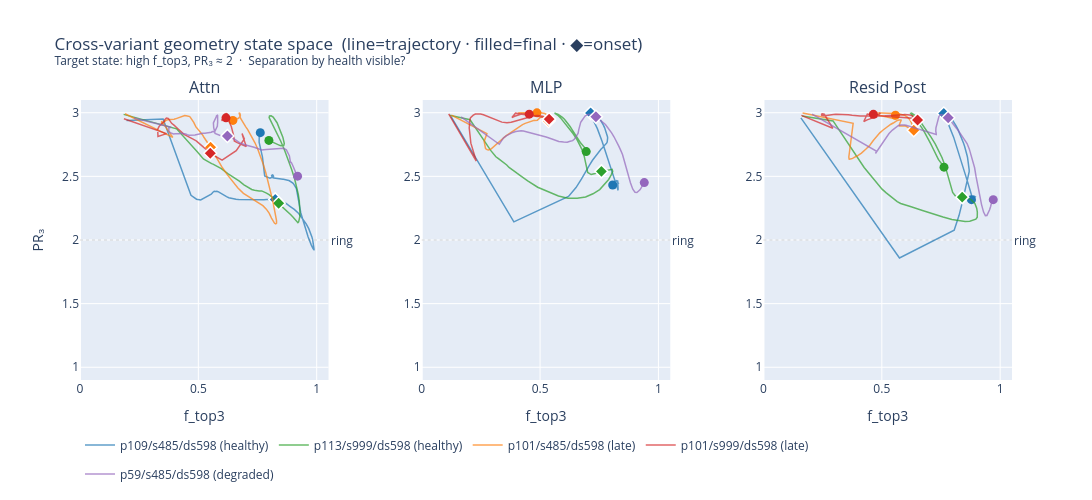

Source (notebook cell):
### Markdown cell above
## Cell 7: Cross-Variant State Space

All 5 variants overlaid in the same (f_top3, PR₃) space, one panel per site.
Each variant is a trajectory colored by that variant's health color.
Onset is marked with a diamond on each trajectory.

**What to look for:**
- Do healthy variants converge on the same target state (high f_top3, PR₃ ≈ 2)?
- Do degraded variants take a different path, or reach a different final state?
- Is the separation between health groups visible by onset, or only at the final epoch?

### Code cell
fig = make_subplots(rows=1, cols=len(SITES),
                    subplot_titles=[SITE_LABELS[site] for site in SITES],
                    horizontal_spacing=0.10)

for col_idx, site in enumerate(SITES, 1):
    for v in VARIANTS:
        s_v      = repr_data[v['label']]
        m_v      = dim_metrics[v['label']]
        epochs_v = s_v['epochs']
        ft       = m_v[site]['f_top3']
        pr3      = m_v[site]['pr3']
        color    = v['color']
        label    = v['label']
        onset    = v['onset']

        # Trajectory line
        fig.add_trace(go.Scatter(
            x=ft.tolist(), y=pr3.tolist(),
            mode='lines',
            name=f"{label} ({v['health']})",
            legendgroup=label,
            showlegend=(col_idx == 1),
            line=dict(color=color, width=1.5),
            opacity=0.7,
            hovertemplate=(
                f"{label}<br>"
                'f_top3=%{x:.3f}  PR₃=%{y:.3f}<extra></extra>'
            ),
        ), row=1, col=col_idx)

        # Final state marker
        fig.add_trace(go.Scatter(
            x=[ft[-1]], y=[pr3[-1]], mode='markers',
            marker=dict(color=color, size=9, symbol='circle'),
            showlegend=False, legendgroup=label,
            hovertemplate=f'{label} final<br>f_top3=%{{x:.3f}}  PR₃=%{{y:.3f}}<extra></extra>',
        ), row=1, col=col_idx)

        # Onset marker
        if onset > 0:
            idx = int(np.argmin(np.abs(epochs_v - onset)))
            fig.add_trace(go.Scatter(
                x=[ft[idx]], y=[pr3[idx]], mode='markers',
                marker=dict(color=color, size=10, symbol='diamond',
                            line=dict(color='white', width=1.5)),
                showlegend=False, legendgroup=label,
                hovertemplate=f'{label} onset (ep {onset})<br>f_top3=%{{x:.3f}}  PR₃=%{{y:.3f}}<extra></extra>',
            ), row=1, col=col_idx)

    # Ring reference line
    fig.add_hline(y=2.0, row=1, col=col_idx,
                  line=dict(color='rgba(0,0,0,0.15)', dash='dot', width=1),
                  annotation_text='ring', annotation_position='right')

    fig.update_xaxes(title_text='f_top3', range=[0, 1.05], row=1, col=col_idx)
    fig.update_yaxes(title_text='PR₃' if col_idx == 1 else '',
                     range=[0.9, 3.1], row=1, col=col_idx)

fig.update_layout(
    title='Cross-variant geometry state space  (line=trajectory · filled=final · ◆=onset)<br>'
          '<sup>Target state: high f_top3, PR₃ ≈ 2  ·  Separation by health visible?</sup>',
    height=500, width=1150,
    legend=dict(orientation='h', y=-0.18),
)
fig.show()

### Figure 1 — Plotly figure (JSON) as saved in the notebook; plotly's stock layout.template omitted (floating-point values rounded to 4 significant figures; data arrays with more than 128 entries replaced by an {"elided": "..."} marker saying what was removed)
{"data": [{"hovertemplate": "p109/s485/ds598<br>f_top3=%{x:.3f}  PR₃=%{y:.3f}<extra></extra>", "legendgroup": "p109/s485/ds598", "line": {"color": "#1f77b4", "width": 1.5}, "mode": "lines", "name": "p109/s485/ds598 (healthy)", "opacity": 0.7, "showlegend": true, "type": "scatter", "x": {"elided": "131 float values"}, "xaxis": "x", "y": {"elided": "131 float values"}, "yaxis": "y"}, {"hovertemplate": "p109/s485/ds598 final<br>f_top3=%{x:.3f}  PR₃=%{y:.3f}<extra></extra>", "legendgroup": "p109/s485/ds598", "marker": {"color": "#1f77b4", "size": 9, "symbol": "circle"}, "mode": "markers", "showlegend": false, "type": "scatter", "x": [0.7616], "xaxis": "x", "y": [2.844], "yaxis": "y"}, {"hovertemplate": "p109/s485/ds598 onset (ep 3584)<br>f_top3=%{x:.3f}  PR₃=%{y:.3f}<extra></extra>", "legendgroup": "p109/s485/ds598", "marker": {"color": "#1f77b4", "line": {"color": "white", "width": 1.5}, "size": 10, "symbol": "diamond"}, "mode": "markers", "showlegend": false, "type": "scatter", "x": [0.825], "xaxis": "x", "y": [2.319], "yaxis": "y"}, {"hovertemplate": "p113/s999/ds598<br>f_top3=%{x:.3f}  PR₃=%{y:.3f}<extra></extra>", "legendgroup": "p113/s999/ds598", "line": {"color": "#2ca02c", "width": 1.5}, "mode": "lines", "name": "p113/s999/ds598 (healthy)", "opacity": 0.7, "showlegend": true, "type": "scatter", "x": [0.1843, 0.408, 0.4963, 0.5105, 0.5215, 0.532, 0.5403, 0.548, 0.556, 0.562, 0.5691, 0.5757, 0.5814, 0.587, 0.592, 0.5969, 0.6245, 0.6514, 0.6732, 0.6927, 0.7099, 0.7254, 0.7374, 0.747, 0.7567, 0.7676, 0.7773, 0.788, 0.7988, 0.8083, 0.82, 0.8237, 0.8274, 0.8314, 0.8355, 0.8393, 0.8438, 0.8489, 0.8544, 0.8604, 0.8669, 0.8737, 0.8816, 0.8905, 0.9005, 0.9082, 0.9135, 0.9174, 0.9205, 0.9237, 0.9264, 0.9284, 0.9292, 0.9286, 0.9264, 0.9223, 0.9157, 0.9067, 0.895, 0.8809, 0.8651, 0.8482, 0.8315, 0.8166, 0.8051, 0.7991, 0.8006, 0.8074, 0.816, 0.8246, 0.8325, 0.857, 0.8631, 0.8608, 0.8552, 0.8491, 0.8434, 0.8383, 0.8339, 0.8301, 0.8268, 0.8239, 0.8213, 0.8188, 0.8165, 0.8143, 0.8123, 0.8104, 0.8086, 0.8068, 0.805, 0.8032, 0.8014, 0.7997, 0.798], "xaxis": "x", "y": [2.987, 2.873, 2.691, 2.656, 2.637, 2.626, 2.616, 2.608, 2.6, 2.596, 2.588, 2.579, 2.574, 2.571, 2.566, 2.56, 2.521, 2.49, 2.462, 2.434, 2.412, 2.397, 2.391, 2.387, 2.386, 2.386, 2.38, 2.368, 2.356, 2.345, 2.325, 2.319, 2.313, 2.304, 2.296, 2.289, 2.28, 2.27, 2.26, 2.251, 2.241, 2.23, 2.216, 2.198, 2.179, 2.164, 2.152, 2.141, 2.137, 2.143, 2.158, 2.182, 2.216, 2.258, 2.305, 2.357, 2.416, 2.481, 2.551, 2.625, 2.702, 2.776, 2.842, 2.897, 2.937, 2.962, 2.975, 2.975, 2.965, 2.946, 2.921, 2.808, 2.758, 2.742, 2.74, 2.741, 2.744, 2.748, 2.752, 2.755, 2.758, 2.76, 2.764, 2.766, 2.769, 2.77, 2.773, 2.774, 2.776, 2.777, 2.779, 2.78, 2.781, 2.782, 2.783], "yaxis": "y"}, {"hovertemplate": "p113/s999/ds598 final<br>f_top3=%{x:.3f}  PR₃=%{y:.3f}<extra></extra>", "legendgroup": "p113/s999/ds598", "marker": {"color": "#2ca02c", "size": 9, "symbol": "circle"}, "mode": "markers", "showlegend": false, "type": "scatter", "x": [0.798], "xaxis": "x", "y": [2.783], "yaxis": "y"}, {"hovertemplate": "p113/s999/ds598 onset (ep 9503)<br>f_top3=%{x:.3f}  PR₃=%{y:.3f}<extra></extra>", "legendgroup": "p113/s999/ds598", "marker": {"color": "#2ca02c", "line": {"color": "white", "width": 1.5}, "size": 10, "symbol": "diamond"}, "mode": "markers", "showlegend": false, "type": "scatter", "x": [0.8393], "xaxis": "x", "y": [2.289], "yaxis": "y"}, {"hovertemplate": "p101/s485/ds598<br>f_top3=%{x:.3f}  PR₃=%{y:.3f}<extra></extra>", "legendgroup": "p101/s485/ds598", "line": {"color": "#ff7f0e", "width": 1.5}, "mode": "lines", "name": "p101/s485/ds598 (late)", "opacity": 0.7, "showlegend": true, "type": "scatter", "x": {"elided": "135 float values"}, "xaxis": "x", "y": {"elided": "135 float values"}, "yaxis": "y"}, {"hovertemplate": "p101/s485/ds598 final<br>f_top3=%{x:.3f}  PR₃=%{y:.3f}<extra></extra>", "legendgroup": "p101/s485/ds598", "marker": {"color": "#ff7f0e", "size": 9, "symbol": "circle"}, "mode": "markers", "showlegend": false, "type": "scatter", "x": [0.6459], "xaxis": "x", "y": [2.94], "yaxis": "y"}, {"hovertemplate": "p101/s485/ds598 onset (ep 14045)<br>f_top3=%{x:.3f}  PR₃=%{y:.3f}<extra></extra>", "legendgroup": "p101/s485/ds598", "marker": {"color": "#ff7f0e", "line": {"color": "white", "width": 1.5}, "size": 10, "symbol": "diamond"}, "mode": "markers", "showlegend": false, "type": "scatter", "x": [0.5516], "xaxis": "x", "y": [2.729], "yaxis": "y"}, {"hovertemplate": "p101/s999/ds598<br>f_top3=%{x:.3f}  PR₃=%{y:.3f}<extra></extra>", "legendgroup": "p101/s999/ds598", "line": {"color": "#d62728", "width": 1.5}, "mode": "lines", "name": "p101/s999/ds598 (late)", "opacity": 0.7, "showlegend": true, "type": "scatter", "x": {"elided": "184 float values"}, "xaxis": "x", "y": {"elided": "184 float values"}, "yaxis": "y"}, {"hovertemplate": "p101/s999/ds598 final<br>f_top3=%{x:.3f}  PR₃=%{y:.3f}<extra></extra>", "legendgroup": "p101/s999/ds598", "marker": {"color": "#d62728", "size": 9, "symbol": "circle"}, "mode": "markers", "showlegend": false, "type": "scatter", "x": [0.6168], "xaxis": "x", "y": [2.96], "yaxis": "y"}, {"hovertemplate": "p101/s999/ds598 onset (ep 13043)<br>f_top3=%{x:.3f}  PR₃=%{y:.3f}<extra></extra>", "legendgroup": "p101/s999/ds598", "marker": {"color": "#d62728", "line": {"color": "white", "width": 1.5}, "size": 10, "symbol": "diamond"}, "mode": "markers", "showlegend": false, "type": "scatter", "x": [0.5504], "xaxis": "x", "y": [2.681], "yaxis": "y"}, {"hovertemplate": "p59/s485/ds598<br>f_top3=%{x:.3f}  PR₃=%{y:.3f}<extra></extra>", "legendgroup": "p59/s485/ds598", "line": {"color": "#9467bd", "width": 1.5}, "mode": "lines", "name": "p59/s485/ds598 (degraded)", "opacity": 0.7, "showlegend": true, "type": "scatter", "x": [0.2282, 0.3849, 0.3751, 0.3759, 0.3812, 0.3872, 0.3947, 0.4026, 0.4108, 0.4188, 0.4259, 0.4329, 0.4398, 0.4465, 0.4535, 0.46, 0.4858, 0.5045, 0.5178, 0.5276, 0.5371, 0.5456, 0.5517, 0.5551, 0.5586, 0.5624, 0.5665, 0.5705, 0.5744, 0.5787, 0.5804, 0.5804, 0.5809, 0.5811, 0.5811, 0.5812, 0.5816, 0.5816, 0.5821, 0.5821, 0.5822, 0.5828, 0.5832, 0.5833, 0.5838, 0.584, 0.5837, 0.5831, 0.583, 0.5826, 0.582, 0.5814, 0.5806, 0.5799, 0.5791, 0.578, 0.5773, 0.5768, 0.5766, 0.5765, 0.5758, 0.5752, 0.5749, 0.5742, 0.5739, 0.5737, 0.5733, 0.5724, 0.5711, 0.5698, 0.5686, 0.5636, 0.5649, 0.5706, 0.5924, 0.6228, 0.6514, 0.6754, 0.6957, 0.716, 0.7356, 0.7505, 0.7665, 0.7864, 0.8096, 0.8311, 0.8468, 0.8598, 0.8719, 0.8848, 0.889, 0.8865, 0.8859, 0.8928, 0.9003, 0.9004, 0.9074, 0.9136, 0.9182, 0.921, 0.9221, 0.9221, 0.922, 0.9215, 0.9209, 0.9205, 0.9201, 0.9198, 0.9196, 0.9194, 0.9194, 0.9192, 0.9192, 0.9192, 0.9192, 0.9192], "xaxis": "x", "y": [2.959, 2.886, 2.881, 2.853, 2.844, 2.838, 2.833, 2.834, 2.833, 2.835, 2.838, 2.839, 2.837, 2.834, 2.828, 2.824, 2.825, 2.836, 2.839, 2.84, 2.841, 2.843, 2.844, 2.846, 2.852, 2.85, 2.85, 2.856, 2.869, 2.877, 2.894, 2.901, 2.903, 2.907, 2.914, 2.917, 2.921, 2.929, 2.933, 2.938, 2.945, 2.95, 2.956, 2.96, 2.963, 2.965, 2.969, 2.973, 2.975, 2.977, 2.979, 2.98, 2.98, 2.98, 2.98, 2.98, 2.979, 2.977, 2.974, 2.972, 2.97, 2.967, 2.964, 2.962, 2.96, 2.957, 2.954, 2.951, 2.948, 2.945, 2.942, 2.92, 2.882, 2.837, 2.822, 2.817, 2.794, 2.763, 2.748, 2.741, 2.728, 2.718, 2.708, 2.711, 2.716, 2.716, 2.721, 2.721, 2.709, 2.66, 2.612, 2.605, 2.618, 2.609, 2.58, 2.58, 2.541, 2.516, 2.498, 2.487, 2.481, 2.48, 2.479, 2.481, 2.485, 2.489, 2.492, 2.495, 2.498, 2.5, 2.501, 2.503, 2.503, 2.502, 2.502, 2.502], "yaxis": "y"}, {"hovertemplate": "p59/s485/ds598 final<br>f_top3=%{x:.3f}  PR₃=%{y:.3f}<extra></extra>", "legendgroup": "p59/s485/ds598", "marker": {"color": "#9467bd", "size": 9, "symbol": "circle"}, "mode": "markers", "showlegend": false, "type": "scatter", "x": [0.9192], "xaxis": "x", "y": [2.502], "yaxis": "y"}, {"hovertemplate": "p59/s485/ds598 onset (ep 15553)<br>f_top3=%{x:.3f}  PR₃=%{y:.3f}<extra></extra>", "legendgroup": "p59/s485/ds598", "marker": {"color": "#9467bd", "line": {"color": "white", "width": 1.5}, "size": 10, "symbol": "diamond"}, "mode": "markers", "showlegend": false, "type": "scatter", "x": [0.6228], "xaxis": "x", "y": [2.817], "yaxis": "y"}, {"hovertemplate": "p109/s485/ds598<br>f_top3=%{x:.3f}  PR₃=%{y:.3f}<extra></extra>", "legendgroup": "p109/s485/ds598", "line": {"color": "#1f77b4", "width": 1.5}, "mode": "lines", "name": "p109/s485/ds598 (healthy)", "opacity": 0.7, "showlegend": false, "type": "scatter", "x": {"elided": "131 float values"}, "xaxis": "x2", "y": {"elided": "131 float values"}, "yaxis": "y2"}, {"hovertemplate": "p109/s485/ds598 final<br>f_top3=%{x:.3f}  PR₃=%{y:.3f}<extra></extra>", "legendgroup": "p109/s485/ds598", "marker": {"color": "#1f77b4", "size": 9, "symbol": "circle"}, "mode": "markers", "showlegend": false, "type": "scatter", "x": [0.8067], "xaxis": "x2", "y": [2.432], "yaxis": "y2"}, {"hovertemplate": "p109/s485/ds598 onset (ep 3584)<br>f_top3=%{x:.3f}  PR₃=%{y:.3f}<extra></extra>", "legendgroup": "p109/s485/ds598", "marker": {"color": "#1f77b4", "line": {"color": "white", "width": 1.5}, "size": 10, "symbol": "diamond"}, "mode": "markers", "showlegend": false, "type": "scatter", "x": [0.7135], "xaxis": "x2", "y": [2.998], "yaxis": "y2"}, {"hovertemplate": "p113/s999/ds598<br>f_top3=%{x:.3f}  PR₃=%{y:.3f}<extra></extra>", "legendgroup": "p113/s999/ds598", "line": {"color": "#2ca02c", "width": 1.5}, "mode": "lines", "name": "p113/s999/ds598 (healthy)", "opacity": 0.7, "showlegend": false, "type": "scatter", "x": [0.1176, 0.2041, 0.292, 0.3027, 0.3132, 0.3227, 0.3319, 0.3408, 0.3504, 0.3592, 0.3689, 0.3783, 0.3867, 0.3948, 0.4023, 0.4092, 0.4476, 0.4899, 0.5332, 0.5776, 0.6176, 0.6565, 0.6922, 0.7234, 0.7518, 0.7737, 0.7898, 0.8006, 0.8068, 0.8046, 0.7918, 0.7876, 0.7826, 0.7765, 0.769, 0.7592, 0.747, 0.7326, 0.7158, 0.7012, 0.6943, 0.6863, 0.6768, 0.6658, 0.6532, 0.6391, 0.6246, 0.6106, 0.5976, 0.5864, 0.577, 0.5695, 0.5644, 0.5612, 0.5619, 0.5684, 0.5766, 0.5854, 0.5943, 0.6029, 0.6112, 0.6192, 0.6267, 0.6337, 0.6405, 0.6467, 0.6526, 0.6581, 0.6633, 0.6681, 0.6725, 0.6887, 0.6964, 0.6993, 0.7001, 0.6999, 0.6995, 0.6989, 0.6984, 0.6979, 0.6974, 0.697, 0.6967, 0.6964, 0.6962, 0.6959, 0.6958, 0.6956, 0.6955, 0.6954, 0.6953, 0.6952, 0.6951, 0.695, 0.6949], "xaxis": "x2", "y": [2.98, 2.945, 2.702, 2.674, 2.654, 2.641, 2.628, 2.618, 2.604, 2.589, 2.57, 2.556, 2.544, 2.534, 2.525, 2.516, 2.464, 2.415, 2.379, 2.346, 2.328, 2.328, 2.338, 2.363, 2.396, 2.437, 2.476, 2.512, 2.539, 2.555, 2.551, 2.549, 2.547, 2.545, 2.543, 2.539, 2.533, 2.523, 2.514, 2.53, 2.596, 2.659, 2.712, 2.757, 2.798, 2.836, 2.873, 2.906, 2.935, 2.96, 2.977, 2.988, 2.995, 2.997, 2.996, 2.993, 2.986, 2.977, 2.964, 2.948, 2.931, 2.911, 2.891, 2.872, 2.852, 2.833, 2.815, 2.799, 2.784, 2.771, 2.76, 2.725, 2.71, 2.702, 2.699, 2.697, 2.697, 2.697, 2.697, 2.697, 2.697, 2.697, 2.697, 2.697, 2.696, 2.696, 2.696, 2.696, 2.696, 2.696, 2.696, 2.696, 2.696, 2.695, 2.695], "yaxis": "y2"}, {"hovertemplate": "p113/s999/ds598 final<br>f_top3=%{x:.3f}  PR₃=%{y:.3f}<extra></extra>", "legendgroup": "p113/s999/ds598", "marker": {"color": "#2ca02c", "size": 9, "symbol": "circle"}, "mode": "markers", "showlegend": false, "type": "scatter", "x": [0.6949], "xaxis": "x2", "y": [2.695], "yaxis": "y2"}, {"hovertemplate": "p113/s999/ds598 onset (ep 9503)<br>f_top3=%{x:.3f}  PR₃=%{y:.3f}<extra></extra>", "legendgroup": "p113/s999/ds598", "marker": {"color": "#2ca02c", "line": {"color": "white", "width": 1.5}, "size": 10, "symbol": "diamond"}, "mode": "markers", "showlegend": false, "type": "scatter", "x": [0.7592], "xaxis": "x2", "y": [2.539], "yaxis": "y2"}, {"hovertemplate": "p101/s485/ds598<br>f_top3=%{x:.3f}  PR₃=%{y:.3f}<extra></extra>", "legendgroup": "p101/s485/ds598", "line": {"color": "#ff7f0e", "width": 1.5}, "mode": "lines", "name": "p101/s485/ds598 (late)", "opacity": 0.7, "showlegend": false, "type": "scatter", "x": {"elided": "135 float values"}, "xaxis": "x2", "y": {"elided": "135 float values"}, "yaxis": "y2"}, {"hovertemplate": "p101/s485/ds598 final<br>f_top3=%{x:.3f}  PR₃=%{y:.3f}<extra></extra>", "legendgroup": "p101/s485/ds598", "marker": {"color": "#ff7f0e", "size": 9, "symbol": "circle"}, "mode": "markers", "showlegend": false, "type": "scatter", "x": [0.4868], "xaxis": "x2", "y": [2.999], "yaxis": "y2"}, {"hovertemplate": "p101/s485/ds598 onset (ep 14045)<br>f_top3=%{x:.3f}  PR₃=%{y:.3f}<extra></extra>", "legendgroup": "p101/s485/ds598", "marker": {"color": "#ff7f0e", "line": {"color": "white", "width": 1.5}, "size": 10, "symbol": "diamond"}, "mode": "markers", "showlegend": false, "type": "scatter", "x": [0.536], "xaxis": "x2", "y": [2.935], "yaxis": "y2"}, {"hovertemplate": "p101/s999/ds598<br>f_top3=%{x:.3f}  PR₃=%{y:.3f}<extra></extra>", "legendgroup": "p101/s999/ds598", "line": {"color": "#d62728", "width": 1.5}, "mode": "lines", "name": "p101/s999/ds598 (late)", "opacity": 0.7, "showlegend": false, "type": "scatter", "x": {"elided": "184 float values"}, "xaxis": "x2", "y": {"elided": "184 float values"}, "yaxis": "y2"}, {"hovertemplate": "p101/s999/ds598 final<br>f_top3=%{x:.3f}  PR₃=%{y:.3f}<extra></extra>", "legendgroup": "p101/s999/ds598", "marker": {"color": "#d62728", "size": 9, "symbol": "circle"}, "mode": "markers", "showlegend": false, "type": "scatter", "x": [0.4542], "xaxis": "x2", "y": [2.989], "yaxis": "y2"}, {"hovertemplate": "p101/s999/ds598 onset (ep 13043)<br>f_top3=%{x:.3f}  PR₃=%{y:.3f}<extra></extra>", "legendgroup": "p101/s999/ds598", "marker": {"color": "#d62728", "line": {"color": "white", "width": 1.5}, "size": 10, "symbol": "diamond"}, "mode": "markers", "showlegend": false, "type": "scatter", "x": [0.5383], "xaxis": "x2", "y": [2.95], "yaxis": "y2"}, {"hovertemplate": "p59/s485/ds598<br>f_top3=%{x:.3f}  PR₃=%{y:.3f}<extra></extra>", "legendgroup": "p59/s485/ds598", "line": {"color": "#9467bd", "width": 1.5}, "mode": "lines", "name": "p59/s485/ds598 (degraded)", "opacity": 0.7, "showlegend": false, "type": "scatter", "x": [0.1661, 0.3178, 0.3277, 0.3362, 0.3458, 0.3587, 0.3725, 0.3851, 0.3974, 0.409, 0.4197, 0.4295, 0.4384, 0.4462, 0.453, 0.4595, 0.4935, 0.5256, 0.5531, 0.5789, 0.5996, 0.6146, 0.6268, 0.6375, 0.6454, 0.6509, 0.6558, 0.6604, 0.6633, 0.666, 0.6693, 0.6704, 0.6714, 0.6725, 0.6737, 0.6745, 0.6756, 0.6767, 0.6777, 0.6788, 0.68, 0.6811, 0.6821, 0.6831, 0.6841, 0.6851, 0.6862, 0.6874, 0.6885, 0.6897, 0.6909, 0.6921, 0.6933, 0.6946, 0.6956, 0.697, 0.6983, 0.6996, 0.7011, 0.7026, 0.7042, 0.7057, 0.707, 0.7083, 0.7094, 0.7105, 0.7115, 0.7125, 0.7137, 0.7149, 0.7163, 0.7228, 0.7277, 0.7286, 0.7286, 0.7358, 0.7441, 0.7522, 0.7599, 0.7678, 0.7761, 0.7838, 0.7926, 0.8022, 0.8122, 0.8227, 0.8319, 0.8399, 0.8482, 0.8557, 0.8644, 0.8733, 0.8817, 0.8917, 0.901, 0.901, 0.909, 0.9162, 0.922, 0.9271, 0.9308, 0.9334, 0.9354, 0.9364, 0.9373, 0.938, 0.9385, 0.9389, 0.9393, 0.9396, 0.9398, 0.9399, 0.94, 0.9401, 0.9401, 0.9402], "xaxis": "x2", "y": [2.968, 2.764, 2.752, 2.777, 2.802, 2.821, 2.835, 2.845, 2.852, 2.856, 2.858, 2.856, 2.852, 2.846, 2.842, 2.837, 2.822, 2.809, 2.792, 2.774, 2.769, 2.769, 2.776, 2.78, 2.793, 2.806, 2.821, 2.837, 2.865, 2.894, 2.915, 2.92, 2.924, 2.927, 2.931, 2.935, 2.939, 2.942, 2.945, 2.947, 2.95, 2.953, 2.956, 2.96, 2.963, 2.965, 2.968, 2.97, 2.971, 2.973, 2.975, 2.977, 2.978, 2.98, 2.981, 2.982, 2.983, 2.984, 2.985, 2.986, 2.986, 2.987, 2.988, 2.988, 2.989, 2.989, 2.989, 2.989, 2.989, 2.989, 2.988, 2.988, 2.987, 2.98, 2.973, 2.968, 2.959, 2.945, 2.932, 2.923, 2.907, 2.888, 2.867, 2.841, 2.811, 2.777, 2.74, 2.708, 2.672, 2.623, 2.562, 2.5, 2.45, 2.399, 2.375, 2.375, 2.374, 2.382, 2.394, 2.409, 2.421, 2.431, 2.439, 2.443, 2.447, 2.45, 2.453, 2.454, 2.455, 2.456, 2.456, 2.455, 2.454, 2.453, 2.452, 2.451], "yaxis": "y2"}, {"hovertemplate": "p59/s485/ds598 final<br>f_top3=%{x:.3f}  PR₃=%{y:.3f}<extra></extra>", "legendgroup": "p59/s485/ds598", "marker": {"color": "#9467bd", "size": 9, "symbol": "circle"}, "mode": "markers", "showlegend": false, "type": "scatter", "x": [0.9402], "xaxis": "x2", "y": [2.451], "yaxis": "y2"}, {"hovertemplate": "p59/s485/ds598 onset (ep 15553)<br>f_top3=%{x:.3f}  PR₃=%{y:.3f}<extra></extra>", "legendgroup": "p59/s485/ds598", "marker": {"color": "#9467bd", "line": {"color": "white", "width": 1.5}, "size": 10, "symbol": "diamond"}, "mode": "markers", "showlegend": false, "type": "scatter", "x": [0.7358], "xaxis": "x2", "y": [2.968], "yaxis": "y2"}, {"hovertemplate": "p109/s485/ds598<br>f_top3=%{x:.3f}  PR₃=%{y:.3f}<extra></extra>", "legendgroup": "p109/s485/ds598", "line": {"color": "#1f77b4", "width": 1.5}, "mode": "lines", "name": "p109/s485/ds598 (healthy)", "opacity": 0.7, "showlegend": false, "type": "scatter", "x": {"elided": "131 float values"}, "xaxis": "x3", "y": {"elided": "131 float values"}, "yaxis": "y3"}, {"hovertemplate": "p109/s485/ds598 final<br>f_top3=%{x:.3f}  PR₃=%{y:.3f}<extra></extra>", "legendgroup": "p109/s485/ds598", "marker": {"color": "#1f77b4", "size": 9, "symbol": "circle"}, "mode": "markers", "showlegend": false, "type": "scatter", "x": [0.8788], "xaxis": "x3", "y": [2.317], "yaxis": "y3"}, {"hovertemplate": "p109/s485/ds598 onset (ep 3584)<br>f_top3=%{x:.3f}  PR₃=%{y:.3f}<extra></extra>", "legendgroup": "p109/s485/ds598", "marker": {"color": "#1f77b4", "line": {"color": "white", "width": 1.5}, "size": 10, "symbol": "diamond"}, "mode": "markers", "showlegend": false, "type": "scatter", "x": [0.7617], "xaxis": "x3", "y": [2.993], "yaxis": "y3"}, {"hovertemplate": "p113/s999/ds598<br>f_top3=%{x:.3f}  PR₃=%{y:.3f}<extra></extra>", "legendgroup": "p113/s999/ds598", "line": {"color": "#2ca02c", "width": 1.5}, "mode": "lines", "name": "p113/s999/ds598 (healthy)", "opacity": 0.7, "showlegend": false, "type": "scatter", "x": [0.1635, 0.2941, 0.4254, 0.4474, 0.4669, 0.4841, 0.501, 0.5174, 0.534, 0.5497, 0.5651, 0.5796, 0.5919, 0.6037, 0.6144, 0.624, 0.6718, 0.7178, 0.7587, 0.7962, 0.8267, 0.8518, 0.8715, 0.8861, 0.8974, 0.9032, 0.9046, 0.9035, 0.9008, 0.8931, 0.8768, 0.8718, 0.8661, 0.8591, 0.8505, 0.8397, 0.8267, 0.8119, 0.7994, 0.79, 0.7793, 0.7674, 0.7545, 0.7408, 0.7256, 0.7087, 0.6912, 0.6744, 0.6587, 0.6452, 0.6341, 0.6259, 0.6224, 0.625, 0.6316, 0.64, 0.6494, 0.659, 0.6684, 0.6773, 0.6854, 0.693, 0.7, 0.7063, 0.7122, 0.7176, 0.7225, 0.7271, 0.7313, 0.7353, 0.7389, 0.7525, 0.7591, 0.7618, 0.7627, 0.763, 0.7629, 0.7628, 0.7626, 0.7625, 0.7623, 0.7622, 0.7622, 0.7622, 0.7622, 0.7622, 0.7623, 0.7623, 0.7624, 0.7625, 0.7625, 0.7626, 0.7626, 0.7627, 0.7628], "xaxis": "x3", "y": [2.974, 2.936, 2.57, 2.518, 2.472, 2.434, 2.4, 2.372, 2.345, 2.322, 2.302, 2.287, 2.278, 2.272, 2.266, 2.261, 2.232, 2.203, 2.18, 2.16, 2.149, 2.145, 2.147, 2.153, 2.164, 2.179, 2.195, 2.219, 2.251, 2.288, 2.317, 2.321, 2.325, 2.33, 2.333, 2.337, 2.34, 2.344, 2.374, 2.438, 2.51, 2.582, 2.646, 2.703, 2.755, 2.806, 2.855, 2.901, 2.941, 2.971, 2.989, 2.996, 2.994, 2.986, 2.972, 2.954, 2.932, 2.908, 2.883, 2.858, 2.832, 2.807, 2.781, 2.757, 2.734, 2.713, 2.693, 2.675, 2.659, 2.645, 2.633, 2.599, 2.586, 2.579, 2.577, 2.576, 2.576, 2.576, 2.576, 2.576, 2.576, 2.575, 2.575, 2.575, 2.575, 2.574, 2.574, 2.574, 2.574, 2.574, 2.574, 2.573, 2.573, 2.573, 2.572], "yaxis": "y3"}, {"hovertemplate": "p113/s999/ds598 final<br>f_top3=%{x:.3f}  PR₃=%{y:.3f}<extra></extra>", "legendgroup": "p113/s999/ds598", "marker": {"color": "#2ca02c", "size": 9, "symbol": "circle"}, "mode": "markers", "showlegend": false, "type": "scatter", "x": [0.7628], "xaxis": "x3", "y": [2.572], "yaxis": "y3"}, {"hovertemplate": "p113/s999/ds598 onset (ep 9503)<br>f_top3=%{x:.3f}  PR₃=%{y:.3f}<extra></extra>", "legendgroup": "p113/s999/ds598", "marker": {"color": "#2ca02c", "line": {"color": "white", "width": 1.5}, "size": 10, "symbol": "diamond"}, "mode": "markers", "showlegend": false, "type": "scatter", "x": [0.8397], "xaxis": "x3", "y": [2.337], "yaxis": "y3"}, {"hovertemplate": "p101/s485/ds598<br>f_top3=%{x:.3f}  PR₃=%{y:.3f}<extra></extra>", "legendgroup": "p101/s485/ds598", "line": {"color": "#ff7f0e", "width": 1.5}, "mode": "lines", "name": "p101/s485/ds598 (late)", "opacity": 0.7, "showlegend": false, "type": "scatter", "x": {"elided": "135 float values"}, "xaxis": "x3", "y": {"elided": "135 float values"}, "yaxis": "y3"}, {"hovertemplate": "p101/s485/ds598 final<br>f_top3=%{x:.3f}  PR₃=%{y:.3f}<extra></extra>", "legendgroup": "p101/s485/ds598", "marker": {"color": "#ff7f0e", "size": 9, "symbol": "circle"}, "mode": "markers", "showlegend": false, "type": "scatter", "x": [0.5575], "xaxis": "x3", "y": [2.98], "yaxis": "y3"}, {"hovertemplate": "p101/s485/ds598 onset (ep 14045)<br>f_top3=%{x:.3f}  PR₃=%{y:.3f}<extra></extra>", "legendgroup": "p101/s485/ds598", "marker": {"color": "#ff7f0e", "line": {"color": "white", "width": 1.5}, "size": 10, "symbol": "diamond"}, "mode": "markers", "showlegend": false, "type": "scatter", "x": [0.6349], "xaxis": "x3", "y": [2.862], "yaxis": "y3"}, {"hovertemplate": "p101/s999/ds598<br>f_top3=%{x:.3f}  PR₃=%{y:.3f}<extra></extra>", "legendgroup": "p101/s999/ds598", "line": {"color": "#d62728", "width": 1.5}, "mode": "lines", "name": "p101/s999/ds598 (late)", "opacity": 0.7, "showlegend": false, "type": "scatter", "x": {"elided": "184 float values"}, "xaxis": "x3", "y": {"elided": "184 float values"}, "yaxis": "y3"}, {"hovertemplate": "p101/s999/ds598 final<br>f_top3=%{x:.3f}  PR₃=%{y:.3f}<extra></extra>", "legendgroup": "p101/s999/ds598", "marker": {"color": "#d62728", "size": 9, "symbol": "circle"}, "mode": "markers", "showlegend": false, "type": "scatter", "x": [0.4643], "xaxis": "x3", "y": [2.987], "yaxis": "y3"}, {"hovertemplate": "p101/s999/ds598 onset (ep 13043)<br>f_top3=%{x:.3f}  PR₃=%{y:.3f}<extra></extra>", "legendgroup": "p101/s999/ds598", "marker": {"color": "#d62728", "line": {"color": "white", "width": 1.5}, "size": 10, "symbol": "diamond"}, "mode": "markers", "showlegend": false, "type": "scatter", "x": [0.651], "xaxis": "x3", "y": [2.942], "yaxis": "y3"}, {"hovertemplate": "p59/s485/ds598<br>f_top3=%{x:.3f}  PR₃=%{y:.3f}<extra></extra>", "legendgroup": "p59/s485/ds598", "line": {"color": "#9467bd", "width": 1.5}, "mode": "lines", "name": "p59/s485/ds598 (degraded)", "opacity": 0.7, "showlegend": false, "type": "scatter", "x": [0.2054, 0.4784, 0.473, 0.4791, 0.4884, 0.501, 0.5162, 0.5305, 0.5449, 0.5578, 0.5692, 0.5794, 0.5884, 0.5958, 0.6022, 0.6081, 0.6386, 0.6633, 0.6822, 0.7002, 0.7138, 0.7219, 0.7274, 0.7299, 0.7295, 0.728, 0.7287, 0.7332, 0.7368, 0.7411, 0.7459, 0.7467, 0.7475, 0.7484, 0.7491, 0.7498, 0.7506, 0.7513, 0.7521, 0.7527, 0.7534, 0.7539, 0.7541, 0.7544, 0.7545, 0.7548, 0.7549, 0.7551, 0.7553, 0.7555, 0.7555, 0.7555, 0.7555, 0.7556, 0.7559, 0.7561, 0.7561, 0.7561, 0.7561, 0.7559, 0.7558, 0.756, 0.7559, 0.7561, 0.7562, 0.7565, 0.7568, 0.7574, 0.758, 0.7588, 0.7595, 0.7607, 0.7622, 0.7676, 0.7736, 0.7805, 0.7886, 0.7966, 0.8045, 0.8125, 0.8215, 0.8302, 0.8399, 0.8504, 0.8602, 0.8698, 0.8779, 0.8848, 0.892, 0.8978, 0.9053, 0.9136, 0.9214, 0.9299, 0.9375, 0.9375, 0.9441, 0.9501, 0.9553, 0.9597, 0.9628, 0.965, 0.9666, 0.9676, 0.9685, 0.9691, 0.9697, 0.9701, 0.9703, 0.9705, 0.9706, 0.9707, 0.9708, 0.9708, 0.9708, 0.9708], "xaxis": "x3", "y": [2.989, 2.697, 2.68, 2.697, 2.725, 2.76, 2.802, 2.837, 2.864, 2.885, 2.898, 2.904, 2.906, 2.904, 2.901, 2.898, 2.884, 2.869, 2.855, 2.843, 2.838, 2.835, 2.833, 2.83, 2.84, 2.855, 2.881, 2.915, 2.948, 2.971, 2.983, 2.984, 2.984, 2.985, 2.985, 2.985, 2.985, 2.985, 2.985, 2.984, 2.984, 2.984, 2.984, 2.983, 2.982, 2.982, 2.982, 2.982, 2.982, 2.982, 2.982, 2.982, 2.982, 2.982, 2.982, 2.982, 2.983, 2.983, 2.982, 2.982, 2.982, 2.982, 2.981, 2.981, 2.98, 2.98, 2.979, 2.979, 2.979, 2.979, 2.979, 2.979, 2.978, 2.976, 2.971, 2.96, 2.943, 2.92, 2.899, 2.883, 2.864, 2.841, 2.819, 2.791, 2.758, 2.714, 2.663, 2.618, 2.568, 2.501, 2.42, 2.34, 2.278, 2.219, 2.192, 2.192, 2.193, 2.212, 2.237, 2.264, 2.287, 2.305, 2.32, 2.329, 2.336, 2.34, 2.343, 2.343, 2.342, 2.34, 2.337, 2.333, 2.328, 2.324, 2.32, 2.317], "yaxis": "y3"}, {"hovertemplate": "p59/s485/ds598 final<br>f_top3=%{x:.3f}  PR₃=%{y:.3f}<extra></extra>", "legendgroup": "p59/s485/ds598", "marker": {"color": "#9467bd", "size": 9, "symbol": "circle"}, "mode": "markers", "showlegend": false, "type": "scatter", "x": [0.9708], "xaxis": "x3", "y": [2.317], "yaxis": "y3"}, {"hovertemplate": "p59/s485/ds598 onset (ep 15553)<br>f_top3=%{x:.3f}  PR₃=%{y:.3f}<extra></extra>", "legendgroup": "p59/s485/ds598", "marker": {"color": "#9467bd", "line": {"color": "white", "width": 1.5}, "size": 10, "symbol": "diamond"}, "mode": "markers", "showlegend": false, "type": "scatter", "x": [0.7805], "xaxis": "x3", "y": [2.96], "yaxis": "y3"}], "layout": {"annotations": [{"font": {"size": 16}, "showarrow": false, "text": "Attn", "x": 0.1333, "xanchor": "center", "xref": "paper", "y": 1, "yanchor": "bottom", "yref": "paper"}, {"font": {"size": 16}, "showarrow": false, "text": "MLP", "x": 0.5, "xanchor": "center", "xref": "paper", "y": 1, "yanchor": "bottom", "yref": "paper"}, {"font": {"size": 16}, "showarrow": false, "text": "Resid Post", "x": 0.8667, "xanchor": "center", "xref": "paper", "y": 1, "yanchor": "bottom", "yref": "paper"}, {"showarrow": false, "text": "ring", "x": 1, "xanchor": "left", "xref": "x domain", "y": 2, "yanchor": "middle", "yref": "y"}, {"showarrow": false, "text": "ring", "x": 1, "xanchor": "left", "xref": "x2 domain", "y": 2, "yanchor": "middle", "yref": "y2"}, {"showarrow": false, "text": "ring", "x": 1, "xanchor": "left", "xref": "x3 domain", "y": 2, "yanchor": "middle", "yref": "y3"}], "height": 500, "legend": {"orientation": "h", "y": -0.18}, "shapes": [{"line": {"color": "rgba(0,0,0,0.15)", "dash": "dot", "width": 1}, "type": "line", "x0": 0, "x1": 1, "xref": "x domain", "y0": 2, "y1": 2, "yref": "y"}, {"line": {"color": "rgba(0,0,0,0.15)", "dash": "dot", "width": 1}, "type": "line", "x0": 0, "x1": 1, "xref": "x2 domain", "y0": 2, "y1": 2, "yref": "y2"}, {"line": {"color": "rgba(0,0,0,0.15)", "dash": "dot", "width": 1}, "type": "line", "x0": 0, "x1": 1, "xref": "x3 domain", "y0": 2, "y1": 2, "yref": "y3"}], "title": {"text": "Cross-variant geometry state space  (line=trajectory · filled=final · ◆=onset)<br><sup>Target state: high f_top3, PR₃ ≈ 2  ·  Separation by health visible?</sup>"}, "width": 1150, "xaxis": {"anchor": "y", "domain": [0, 0.2667], "range": [0, 1.05], "title": {"text": "f_top3"}}, "xaxis2": {"anchor": "y2", "domain": [0.3667, 0.6333], "range": [0, 1.05], "title": {"text": "f_top3"}}, "xaxis3": {"anchor": "y3", "domain": [0.7333, 1], "range": [0, 1.05], "title": {"text": "f_top3"}}, "yaxis": {"anchor": "x", "domain": [0, 1], "range": [0.9, 3.1], "title": {"text": "PR₃"}}, "yaxis2": {"anchor": "x2", "domain": [0, 1], "range": [0.9, 3.1], "title": {"text": ""}}, "yaxis3": {"anchor": "x3", "domain": [0, 1], "range": [0.9, 3.1], "title": {"text": ""}}}}
